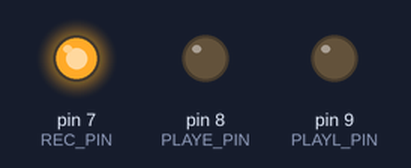
Recording of a sketch running on a simulated Arduino Uno, built with avr-gcc and run on an emulated ATmega328P. Parts: output pins drawn as LEDs (lit = HIGH).

Above: at 2.5 s.
At 7.2 s:
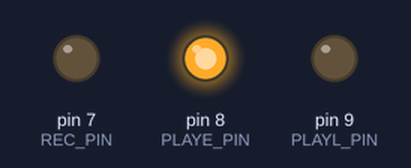
At 9.0 s:
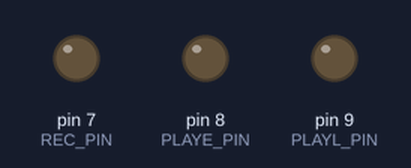
Timing chart, 0 to 13.7 s (numbered marks = the images above):
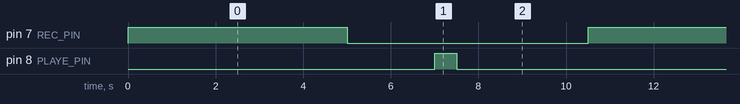

The sketch:

ISD_1820.ino
```cpp
#define REC_PIN 7
#define PLAYE_PIN 8
#define PLAYL_PIN 9

void setup() {
    pinMode(REC_PIN, OUTPUT);
    pinMode(PLAYE_PIN, OUTPUT);
    pinMode(PLAYL_PIN, OUTPUT);
}

void loop() {
    // Record for 5 seconds
    digitalWrite(REC_PIN, HIGH);
    delay(5000); // Recording duration
    digitalWrite(REC_PIN, LOW);

    delay(2000); // Wait before playback

    // Play the recorded message (edge-triggered)
    digitalWrite(PLAYE_PIN, HIGH);
    delay(500);
    digitalWrite(PLAYE_PIN, LOW);

    delay(3000); // Delay before the next loop
}
```

Measured:
- by itself, pin 7 (REC_PIN): alternates HIGH for 5.0 s and LOW for 5.5 s
- by itself, pin 8 (PLAYE_PIN): alternates HIGH for 0.50 s and LOW for 10.0 s
- by itself, everything shown: repeats every 10.5 s, in 4 steps
